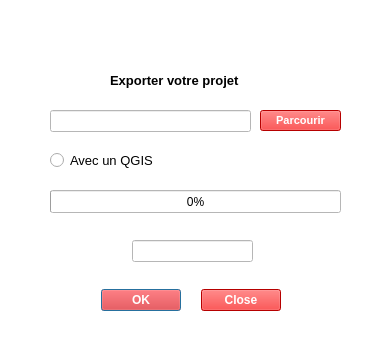
<?xml version="1.0" encoding="UTF-8"?>
<ui version="4.0">
 <class>ExportProjetDialogBase</class>
 <widget class="QDialog" name="ExportProjetDialogBase">
  <property name="geometry">
   <rect>
    <x>0</x>
    <y>0</y>
    <width>392</width>
    <height>346</height>
   </rect>
  </property>
  <property name="windowTitle">
   <string>Exporter un projet</string>
  </property>
  <property name="windowIcon">
   <iconset>
    <normaloff>C:/Users/jribes/AppData/Roaming/QGIS/QGIS3/profiles/default/python/plugins/export_projet/icon.png</normaloff>C:/Users/jribes/AppData/Roaming/QGIS/QGIS3/profiles/default/python/plugins/export_projet/icon.png</iconset>
  </property>
  <property name="windowOpacity">
   <double>1.000000000000000</double>
  </property>
  <property name="styleSheet">
   <string notr="true">background-color : rgb(255, 255, 255);</string>
  </property>
  <widget class="QLabel" name="titreFenetre">
   <property name="geometry">
    <rect>
     <x>110</x>
     <y>60</y>
     <width>281</width>
     <height>41</height>
    </rect>
   </property>
   <property name="font">
    <font>
     <pointsize>10</pointsize>
     <weight>75</weight>
     <bold>true</bold>
    </font>
   </property>
   <property name="text">
    <string>Exporter votre projet</string>
   </property>
   <property name="textFormat">
    <enum>Qt::AutoText</enum>
   </property>
  </widget>
  <widget class="QRadioButton" name="radioButton">
   <property name="geometry">
    <rect>
     <x>50</x>
     <y>140</y>
     <width>131</width>
     <height>41</height>
    </rect>
   </property>
   <property name="font">
    <font>
     <pointsize>10</pointsize>
    </font>
   </property>
   <property name="text">
    <string>Avec un QGIS</string>
   </property>
  </widget>
  <widget class="QLineEdit" name="cheminDossier">
   <property name="geometry">
    <rect>
     <x>50</x>
     <y>110</y>
     <width>201</width>
     <height>22</height>
    </rect>
   </property>
  </widget>
  <widget class="QProgressBar" name="progressBar">
   <property name="geometry">
    <rect>
     <x>50</x>
     <y>190</y>
     <width>291</width>
     <height>23</height>
    </rect>
   </property>
   <property name="value">
    <number>0</number>
   </property>
  </widget>
  <widget class="QPushButton" name="boutonParcourir">
   <property name="geometry">
    <rect>
     <x>260</x>
     <y>110</y>
     <width>81</width>
     <height>21</height>
    </rect>
   </property>
   <property name="font">
    <font>
     <pointsize>8</pointsize>
     <weight>75</weight>
     <bold>true</bold>
    </font>
   </property>
   <property name="styleSheet">
    <string notr="true">background-color : rgb(255, 0, 0);
color : rgb(255, 255, 255);</string>
   </property>
   <property name="text">
    <string>Parcourir</string>
   </property>
  </widget>
  <widget class="QDialogButtonBox" name="boutonOk">
   <property name="enabled">
    <bool>true</bool>
   </property>
   <property name="geometry">
    <rect>
     <x>90</x>
     <y>280</y>
     <width>101</width>
     <height>41</height>
    </rect>
   </property>
   <property name="maximumSize">
    <size>
     <width>16777215</width>
     <height>16777215</height>
    </size>
   </property>
   <property name="font">
    <font>
     <weight>75</weight>
     <bold>true</bold>
    </font>
   </property>
   <property name="focusPolicy">
    <enum>Qt::StrongFocus</enum>
   </property>
   <property name="contextMenuPolicy">
    <enum>Qt::DefaultContextMenu</enum>
   </property>
   <property name="styleSheet">
    <string notr="true">background-color : rgb(255, 0, 0);
color : rgb(255, 255, 255);
font : bold;</string>
   </property>
   <property name="standardButtons">
    <set>QDialogButtonBox::Ok</set>
   </property>
   <property name="centerButtons">
    <bool>true</bool>
   </property>
  </widget>
  <widget class="QDialogButtonBox" name="boutonFermer">
   <property name="enabled">
    <bool>true</bool>
   </property>
   <property name="geometry">
    <rect>
     <x>190</x>
     <y>280</y>
     <width>101</width>
     <height>41</height>
    </rect>
   </property>
   <property name="font">
    <font>
     <weight>75</weight>
     <bold>true</bold>
    </font>
   </property>
   <property name="contextMenuPolicy">
    <enum>Qt::DefaultContextMenu</enum>
   </property>
   <property name="styleSheet">
    <string notr="true">background-color : rgb(255, 0, 0);
color : rgb(255, 255, 255);
font : bold;</string>
   </property>
   <property name="standardButtons">
    <set>QDialogButtonBox::Close</set>
   </property>
   <property name="centerButtons">
    <bool>true</bool>
   </property>
  </widget>
  <widget class="QLabel" name="label">
   <property name="geometry">
    <rect>
     <x>10</x>
     <y>10</y>
     <width>201</width>
     <height>41</height>
    </rect>
   </property>
   <property name="text">
    <string/>
   </property>
   <property name="pixmap">
    <pixmap>C:/Users/jribes/AppData/Roaming/QGIS/QGIS3/profiles/default/python/plugins/export_projet/eiffage.png</pixmap>
   </property>
  </widget>
  <widget class="QLineEdit" name="lineEdit">
   <property name="geometry">
    <rect>
     <x>132</x>
     <y>240</y>
     <width>121</width>
     <height>22</height>
    </rect>
   </property>
   <property name="styleSheet">
    <string notr="true">text-align : center;</string>
   </property>
  </widget>
 </widget>
 <resources/>
 <connections/>
</ui>
